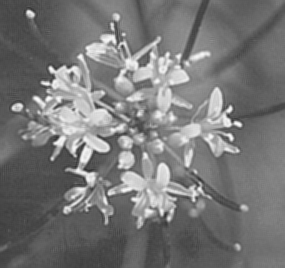
#> input picture images/flower.pgm, 285 x 268 px, found by its file name
$ jupyter execute 'Otsu'"'"'s & Adaptive threshold.ipynb'
#> lines starting #> are read from the running program, lines starting #| are printed output that depends on the picture; after the words box and inside, x2 and y2 are one past the last pixel; in counts of white or black regions, pixels touching at a corner belong together
[cell 1]
import cv2
import numpy as np
from matplotlib import pyplot as plt

img1 = cv2.imread('flower.pgm',-1)
#> img1 is the input picture: shape (268, 285); min 45, max 253, mean 118.7
img2 = cv2.imread('swan.pgm',-1)
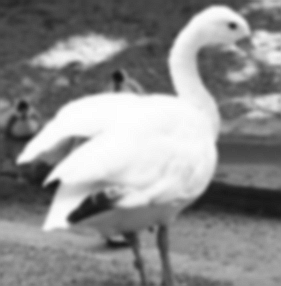
#> input picture images/swan.pgm, 281 x 286 px, found by its file name
#> img2 is the input picture: shape (286, 281); min 18, max 255, mean 140.4
img3 = cv2.imread('tools.pgm',-1)
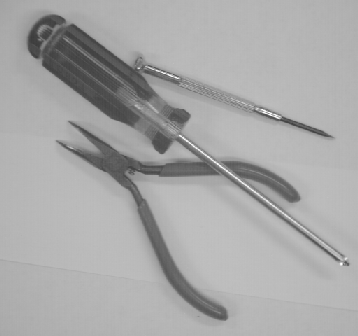
#> input picture images/tools.pgm, 358 x 336 px, found by its file name
#> img3 is the input picture: shape (336, 358); min 60, max 255, mean 167.5
for i in range(1):
    plt.subplot(1,3,2 ),plt.imshow(img1,cmap = 'gray')
    plt.title('Original'), plt.xticks([]), plt.yticks([])
    plt.subplot(1,3,1),plt.imshow(img2,cmap = 'gray')
    plt.title('Original'), plt.xticks([]), plt.yticks([])
    plt.subplot(1,3,3),plt.imshow(img3,cmap = 'gray')
    plt.title('Original'), plt.xticks([]), plt.yticks([])
    plt.show()
    plt.subplot(2,3,1),plt.hist(img1.ravel(),256)
    plt.title('histagram '), plt.xticks([]), plt.yticks([])
    plt.subplot(2,3,2),plt.hist(img2.ravel(),256)
    plt.title('histagram '), plt.xticks([]), plt.yticks([])
    plt.subplot(2,3,3),plt.hist(img3.ravel(),256)
    plt.title('histagram '), plt.xticks([]), plt.yticks([])
    plt.show()
#> this loop made 1 pass
#> pass 1, `plt.show()`:
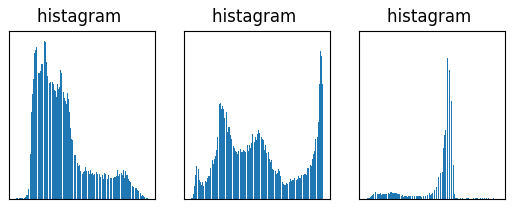
#> figure drawn by matplotlib, 3 panels

[cell 2]
import cv2
import numpy as np
from matplotlib import pyplot as plt

img = cv2.imread('swan.pgm',0)

plt.style.use('fivethirtyeight')
plt.figure(figsize=(8,4))
plt.subplot(121)
plt.grid('off')
plt.imshow(img , cmap = 'gray')

hist,bins = np.histogram(img.flatten(),256,[0,256])
#> hist = 256 values, max 1245 at index 251, min 0 at index 0, mean 313.9; bins = 257 values from 0 to 256

cdf = hist.cumsum()
#> cdf = 256 values from 0 to 80366
cdf_normalized = cdf * float(hist.max())/ cdf.max()
#> cdf_normalized = 256 values from 0 to 1245

plt.subplot(122)
plt.plot(cdf_normalized, color = 'b')
plt.hist(img.flatten(),256,[0,256], color = 'r')
plt.xlim([0,256])
plt.legend(('cdf','histogram'), loc = 'upper left')

plt.show()
#> figure, not shown here; panel 2: tallest bar 1245 high, from x = 251 to 252; panel 2: curve peaks at x = 255, y = 1245

[cell 3]
import cv2
import numpy as np
from matplotlib import pyplot as plt

img = cv2.imread('swan.pgm',0)

plt.style.use('fivethirtyeight')
plt.figure(figsize=(8,4))
plt.subplot(121)
plt.grid('off')
plt.imshow(img , cmap = 'gray')

hist,bins = np.histogram(img.flatten(),256,[0,256])

cdf = hist.cumsum()
cdf_normalized = cdf * float(hist.max())/ cdf.max()

plt.subplot(122)
plt.plot(cdf_normalized, color = 'b')
plt.hist(img.flatten(),256,[0,256], color = 'r')
plt.xlim([0,256])
plt.legend(('cdf','histogram'), loc = 'upper left')
# global thresholding
ret1,th1 = cv2.threshold(img,127,255,cv2.THRESH_BINARY)
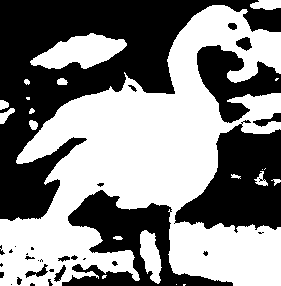
#> th1: shape (286, 281); 51.8% white; 32 black regions (14 under 20 px), largest, box (x1, y1, x2, y2) and area: (0, 0, 281, 221) 21486, (174, 120, 281, 233) 7095, (62, 190, 233, 286) 6058
# Otsu's thresholding
ret2,th2 = cv2.threshold(img,0,255,cv2.THRESH_BINARY+cv2.THRESH_OTSU)
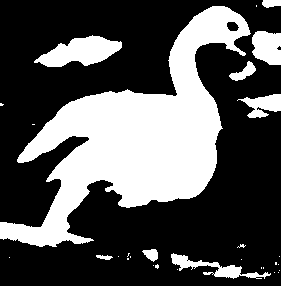
#> th2: shape (286, 281); 33% white; 30 white regions (21 under 20 px), largest, box (x1, y1, x2, y2) and area: (0, 6, 251, 247) 22093, (34, 35, 122, 67) 1644, (252, 31, 281, 65) 821
#> ret2 = 161
# Otsu's thresholding after Gaussian filtering
blur = cv2.GaussianBlur(img,(5,5),0)
ret3,th3 = cv2.threshold(blur,0,255,cv2.THRESH_BINARY+cv2.THRESH_OTSU)
#> th3: shape (286, 281); 32.8% white; 15 white regions (5 under 20 px), largest, box (x1, y1, x2, y2) and area: (0, 6, 250, 247) 22062, (35, 36, 122, 67) 1626, (252, 31, 281, 65) 825
#> ret3 = 161
# plot all the images and their histograms
images = [img, 0, th1,
          img, 0, th2,
          blur, 0, th3]
titles = ['Original Noisy Image','Histogram','Global Thresholding (v=127)',
          'Original Noisy Image','Histogram',"Otsu's Thresholding",
          'Gaussian filtered Image','Histogram',"Otsu's Thresholding"]
for i in range(3):
    plt.subplot(3,3,i*3+1),plt.imshow(images[i*3],'gray')
    plt.title(titles[i*3]), plt.xticks([]), plt.yticks([])
    plt.subplot(3,3,i*3+2),plt.hist(images[i*3].ravel(),256)
    plt.title(titles[i*3+1]), plt.xticks([]), plt.yticks([])
    plt.subplot(3,3,i*3+3),plt.imshow(images[i*3+2],'gray')
    plt.title(titles[i*3+2]), plt.xticks([]), plt.yticks([])
plt.show()
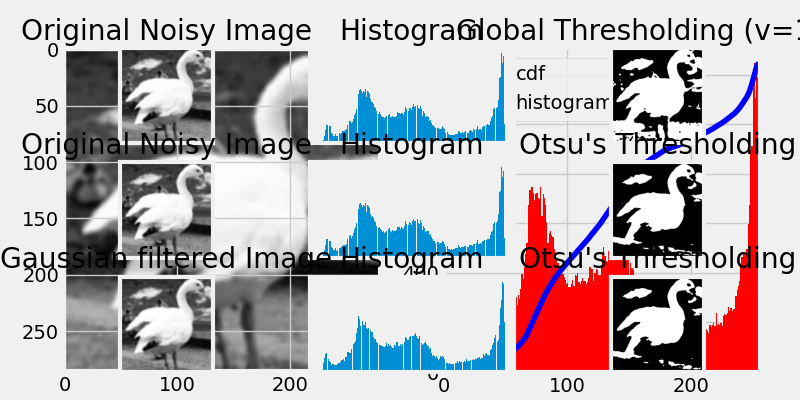
#> figure drawn by matplotlib, 11 panels; panel 2: tallest bar 1245 high, from x = 251 to 252; panel 2: curve peaks at x = 255, y = 1245

plt.show()

[cell 4]
import cv2
import numpy as np
from matplotlib import pyplot as plt

img = cv2.imread('tools.pgm',0)

plt.style.use('fivethirtyeight')
plt.figure(figsize=(8,4))
plt.subplot(121)
plt.grid('off')
plt.imshow(img , cmap = 'gray')

hist,bins = np.histogram(img.flatten(),256,[0,256])
#> hist = 256 values, max 9256 at index 182, min 0 at index 0, mean 469.9

cdf = hist.cumsum()
#> cdf = 256 values from 0 to 120288
cdf_normalized = cdf * float(hist.max())/ cdf.max()
#> cdf_normalized = 256 values from 0 to 9256

plt.subplot(122)
plt.plot(cdf_normalized, color = 'b')
plt.hist(img.flatten(),256,[0,256], color = 'r')
plt.xlim([0,256])
plt.legend(('cdf','histogram'), loc = 'upper left')

# global thresholding
ret1,th1 = cv2.threshold(img,127,255,cv2.THRESH_BINARY)
#> th1: shape (336, 358); 87.3% white; 64 black regions (60 under 20 px), largest, box (x1, y1, x2, y2) and area: (27, 14, 340, 321) 13703, (221, 161, 300, 203) 1078, (252, 109, 332, 137) 312, (147, 65, 166, 72) 25
# Otsu's thresholding
ret2,th2 = cv2.threshold(img,0,255,cv2.THRESH_BINARY+cv2.THRESH_OTSU)
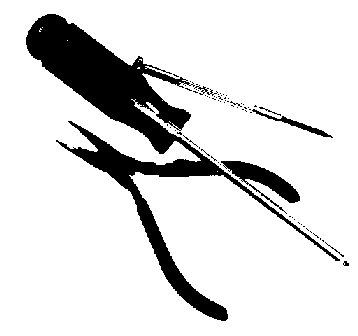
#> th2: shape (336, 358); 86.1% white; 68 black regions (61 under 20 px), largest, box (x1, y1, x2, y2) and area: (26, 14, 340, 321) 14798, (221, 161, 300, 214) 1276, (252, 109, 333, 138) 338
#> ret2 = 138
# Otsu's thresholding after Gaussian filtering
blur = cv2.GaussianBlur(img,(5,5),0)
#> blur: shape (336, 358)
ret3,th3 = cv2.threshold(blur,0,255,cv2.THRESH_BINARY+cv2.THRESH_OTSU)
#> th3: shape (336, 358); 86% white; 20 black regions (16 under 20 px), largest, box (x1, y1, x2, y2) and area: (26, 14, 340, 321) 15145, (221, 161, 300, 203) 1198, (252, 109, 332, 138) 399, (344, 261, 349, 266) 20
#> ret3 = 139
# plot all the images and their histograms
images = [img, 0, th1,
          img, 0, th2,
          blur, 0, th3]
titles = ['Original Noisy Image','Histogram','Global Thresholding (v=127)',
          'Original Noisy Image','Histogram',"Otsu's Thresholding",
          'Gaussian filtered Image','Histogram',"Otsu's Thresholding"]
for i in range(3):
    plt.subplot(3,3,i*3+1),plt.imshow(images[i*3],'gray')
    plt.title(titles[i*3]), plt.xticks([]), plt.yticks([])
    plt.subplot(3,3,i*3+2),plt.hist(images[i*3].ravel(),256)
    plt.title(titles[i*3+1]), plt.xticks([]), plt.yticks([])
    plt.subplot(3,3,i*3+3),plt.imshow(images[i*3+2],'gray')
    plt.title(titles[i*3+2]), plt.xticks([]), plt.yticks([])
plt.show()
#> figure, not shown here; panel 2: tallest bar 9256 high, from x = 182 to 183; panel 2: curve peaks at x = 255, y = 9256

[cell 5]
import cv2
import numpy as np
from matplotlib import pyplot as plt

img = cv2.imread('tools.pgm',0)
img = cv2.medianBlur(img,5)


ret,th1 = cv2.threshold(img,140,255,cv2.THRESH_BINARY)
#> th1: shape (336, 358); 86.2% white; 11 black regions (6 under 20 px), largest, box (x1, y1, x2, y2) and area: (26, 14, 338, 321) 14994, (222, 161, 300, 203) 1201, (280, 117, 329, 137) 259, (252, 109, 277, 120) 71, (194, 85, 213, 94) 63
th2 = cv2.adaptiveThreshold(img,255,cv2.ADAPTIVE_THRESH_MEAN_C,\
            cv2.THRESH_BINARY,11,2)
#> th2: shape (336, 358); 87.8% white; 145 black regions (119 under 20 px), largest, box (x1, y1, x2, y2) and area: (42, 41, 341, 321) 6794, (53, 24, 191, 134) 1714, (133, 51, 335, 140) 1518
th3 = cv2.adaptiveThreshold(img,255,cv2.ADAPTIVE_THRESH_GAUSSIAN_C,\
            cv2.THRESH_BINARY,11,2)
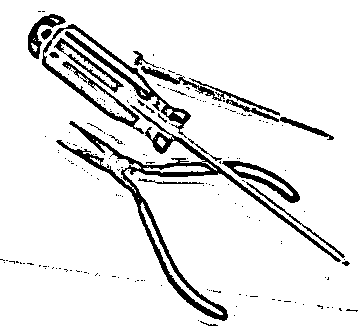
#> th3: shape (336, 358); 90.7% white; 184 black regions (163 under 20 px), largest, box (x1, y1, x2, y2) and area: (56, 105, 341, 321) 4406, (42, 24, 191, 138) 2472, (222, 161, 300, 203) 807
titles = ['Original Image', 'Thresholding (v = 140)',
            'Adaptive Mean', 'Adaptive Gaussian ']
images = [img, th1, th2, th3]

for i in range(4):
    plt.subplot(2,2,i+1),plt.imshow(images[i],'gray')
    plt.title(titles[i])
    plt.xticks([]),plt.yticks([])


plt.show()

plt.style.use('fivethirtyeight')
plt.figure(figsize=(8,4))
plt.subplot(121)
plt.grid('off')
plt.imshow(th2 , cmap = 'gray')

hist,bins = np.histogram(img.flatten(),256,[0,256])
#> hist = 256 values, max 10045 at index 182, min 0 at index 0, mean 469.9

cdf = hist.cumsum()
cdf_normalized = cdf * float(hist.max())/ cdf.max()
#> cdf_normalized = 256 values from 0 to 10045

plt.subplot(122)
plt.plot(cdf_normalized, color = 'b')
plt.hist(img.flatten(),256,[0,256], color = 'r')
plt.xlim([0,256])
plt.legend(('cdf','histogram'), loc = 'upper left')
plt.show()
#> figure, not shown here; panel 2: tallest bar 10045 high, from x = 182 to 183; panel 2: curve peaks at x = 202, y = 10045

[cell 6]
import cv2
import numpy as np
from matplotlib import pyplot as plt

img = cv2.imread('swan.pgm',0)
img = cv2.medianBlur(img,5)
#> img: shape (286, 281)


ret,th1 = cv2.threshold(img,140,255,cv2.THRESH_BINARY)
#> th1: shape (286, 281); 43.8% white; 19 white regions (7 under 20 px), largest, box (x1, y1, x2, y2) and area: (0, 5, 281, 271) 26126, (169, 227, 281, 286) 4969, (32, 34, 125, 68) 1907
th2 = cv2.adaptiveThreshold(img,255,cv2.ADAPTIVE_THRESH_MEAN_C,\
            cv2.THRESH_BINARY,11,2)
#> th2: shape (286, 281); 65% white; 158 black regions (72 under 20 px), largest, box (x1, y1, x2, y2) and area: (0, 0, 281, 228) 11560, (176, 126, 281, 222) 3252, (0, 8, 144, 68) 1527
th3 = cv2.adaptiveThreshold(img,255,cv2.ADAPTIVE_THRESH_GAUSSIAN_C,\
            cv2.THRESH_BINARY,11,2)
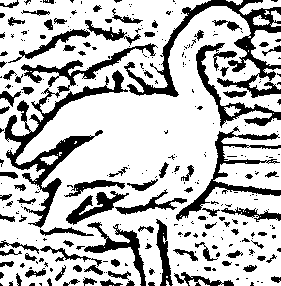
#> th3: shape (286, 281); 74.1% white; 303 black regions (204 under 20 px), largest, box (x1, y1, x2, y2) and area: (4, 43, 158, 228) 4408, (124, 0, 281, 98) 3203, (176, 126, 281, 221) 1658
titles = ['Original Image', 'Thresholding (v = 140)',
            'Adaptive Mean', 'Adaptive Gaussian ']
images = [img, th1, th2, th3]

for i in range(4):
    plt.subplot(2,2,i+1),plt.imshow(images[i],'gray')
    plt.title(titles[i])
    plt.xticks([]),plt.yticks([])


plt.show()

plt.style.use('fivethirtyeight')
plt.figure(figsize=(8,4))
plt.subplot(121)
plt.grid('off')
plt.imshow(th2 , cmap = 'gray')

hist,bins = np.histogram(img.flatten(),256,[0,256])
#> hist = 256 values, max 1286 at index 253, min 0 at index 0, mean 313.9

cdf = hist.cumsum()
#> cdf = 256 values from 0 to 80366
cdf_normalized = cdf * float(hist.max())/ cdf.max()
#> cdf_normalized = 256 values from 0 to 1286

plt.subplot(122)
plt.plot(cdf_normalized, color = 'b')
plt.hist(img.flatten(),256,[0,256], color = 'r')
plt.xlim([0,256])
plt.legend(('cdf','histogram'), loc = 'upper left')
plt.show()
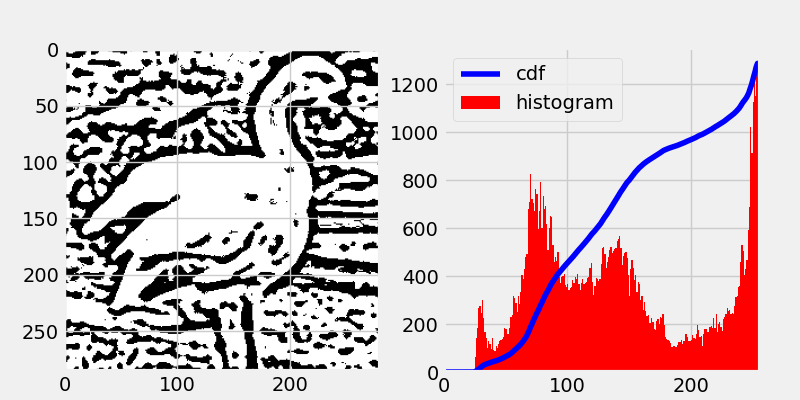
#> figure drawn by matplotlib, 2 panels; panel 2: tallest bar 1286 high, from x = 253 to 254; panel 2: curve peaks at x = 254, y = 1286
